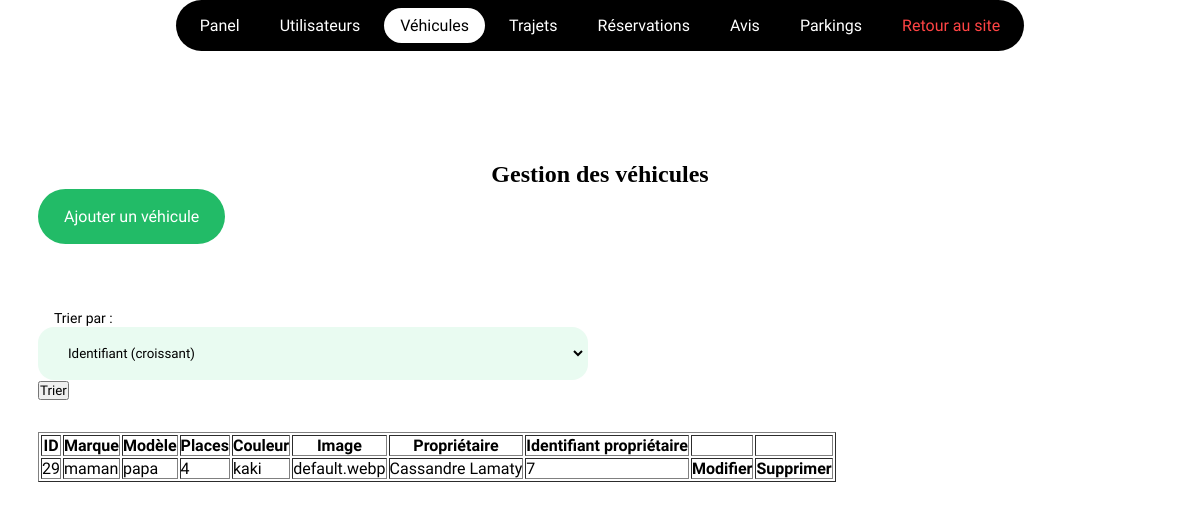
The app's page /admin/vehicles/index.php, older data.
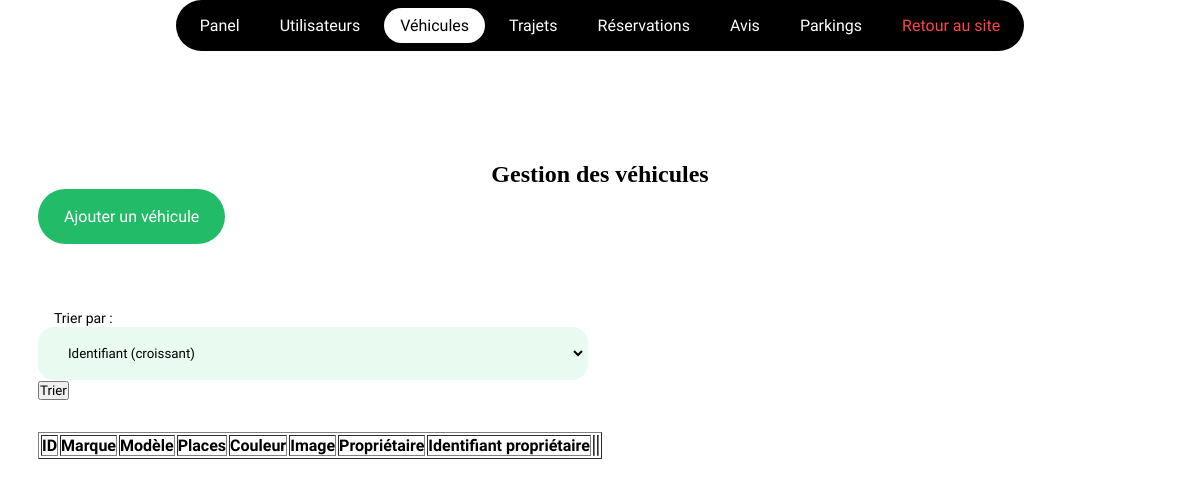
The same page, newer data.
### tables this page shows
CREATE TABLE `vehicles` (
  `id` int(11) NOT NULL AUTO_INCREMENT,
  `brand` varchar(50) DEFAULT NULL,
  `model` varchar(50) DEFAULT NULL,
  `places` tinyint(2) DEFAULT NULL,
  `color` varchar(20) DEFAULT NULL,
  `image` varchar(150) DEFAULT 'default.webp',
  `user_id` int(11) NOT NULL,
  PRIMARY KEY (`id`),
  UNIQUE KEY `user_id` (`user_id`),
  CONSTRAINT `vehicles_ibfk_1` FOREIGN KEY (`user_id`) REFERENCES `users` (`id`)
);

CREATE TABLE `users` (
  `id` int(11) NOT NULL AUTO_INCREMENT,
  `last_name` varchar(50) DEFAULT NULL,
  `first_name` varchar(50) DEFAULT NULL,
  `picture` varchar(150) DEFAULT 'default.png',
  `email` varchar(100) DEFAULT NULL,
  `password` varchar(255) DEFAULT NULL,
  `created_at` timestamp NOT NULL DEFAULT current_timestamp(),
  PRIMARY KEY (`id`)
);

### admin/vehicles/index.php (called while the page is built, shortened)
<?php
require '../../layouts/crud.php';

### views/admin/vehicles/index.php (the view, shortened to what the changed rows need)
<?php
    $bd = dbConnect();
    if($_SERVER['REQUEST_METHOD'] === 'POST') {
        if(isset($_POST['sort_by'])) {
            switch(isset($_POST['sort_by'])) {
                case 'id_asc':
                    $query = $bd->prepare('SELECT vehicles.id AS vehicle_id, vehicles.*, users.* FROM vehicles INNER JOIN users ON vehicles.user_id = users.id ORDER BY id ASC');
                    break;
                case 'id_desc':
                    $query = $bd->prepare('SELECT vehicles.id AS vehicle_id, vehicles.*, users.* FROM vehicles INNER JOIN users ON vehicles.user_id = users.id ORDER BY id DESC');
                    break;
                case 'brand_asc':
                    $query = $bd->prepare('SELECT vehicles.id AS vehicle_id, vehicles.*, users.* FROM vehicles INNER JOIN users ON vehicles.user_id = users.id ORDER BY brand ASC');
                    break;
                case 'brand_desc':
                    $query = $bd->prepare('SELECT vehicles.id AS vehicle_id, vehicles.*, users.* FROM vehicles INNER JOIN users ON vehicles.user_id = users.id ORDER BY brand DESC');
                    break;
                case 'model_asc':
                    $query = $bd->prepare('SELECT vehicles.id AS vehicle_id, vehicles.*, users.* FROM vehicles INNER JOIN users ON vehicles.user_id = users.id ORDER BY model ASC');
                    break;
                case 'model_desc':
                    $query = $bd->prepare('SSELECT vehicles.id AS vehicle_id, vehicles.*, users.* FROM vehicles INNER JOIN users ON vehicles.user_id = users.id ORDER BY model DESC');
                    break;
                case 'seats_asc':
                    $query = $bd->prepare('SELECT vehicles.id AS vehicle_id, vehicles.*, users.* FROM vehicles INNER JOIN users ON vehicles.user_id = users.id ORDER BY places ASC');
                    break;
                case 'seats_desc':
                    $query = $bd->prepare('SSELECT vehicles.id AS vehicle_id, vehicles.*, users.* FROM vehicles INNER JOIN users ON vehicles.user_id = users.id ORDER BY places DESC');
                    break;
                case 'color_asc':
                    $query = $bd->prepare('SELECT vehicles.id AS vehicle_id, vehicles.*, users.* FROM vehicles INNER JOIN users ON vehicles.user_id = users.id ORDER BY color ASC');
                    break;
                case 'color_desc':
                    $query = $bd->prepare('SELECT vehicles.id AS vehicle_id, vehicles.*, users.* FROM vehicles INNER JOIN users ON vehicles.user_id = users.id ORDER BY color DESC');
                    break;
                case 'owner_asc':
                    $query = $bd->prepare('SELECT vehicles.id AS vehicle_id, vehicles.*, users.* FROM vehicles INNER JOIN users ON vehicles.user_id = users.id ORDER BY user_id ASC');
                    break;
                case 'owner_desc':
                    $query = $bd->prepare('SELECT vehicles.id AS vehicle_id, vehicles.*, users.* FROM vehicles INNER JOIN users ON vehicles.user_id = users.id ORDER BY user_id DESC');
                    break;
                default:
                    $query = $bd->prepare('SELECT vehicles.id AS vehicle_id, vehicles.*, users.* FROM vehicles INNER JOIN users ON vehicles.user_id = users.id');
                    break;
            }
        }
    } else {
        $query = $bd->prepare('SELECT vehicles.id AS vehicle_id, vehicles.*, users.* FROM vehicles INNER JOIN users ON vehicles.user_id = users.id');
    }
    $query -> execute();
    $vehicles = $query->fetchAll();
?>
<section class="container">
<h1 class="center">Gestion des véhicules</h1>
<table border>
    <thead>
        <tr>
            <th>ID</th>
            <th>Marque</th>
            <th>Modèle</th>
            <th>Places</th>
            <th>Couleur</th>
            <th>Image</th>
            <th>Propriétaire</th>
            <th>Identifiant propriétaire</th>
            <th></th>
            <th></th>
        </tr>
    </thead>
    <tbody>
        <?php foreach ($vehicles as $vehicle): ?>
            <tr>
                <td><?= $vehicle['vehicle_id'] ?></td>
                <td><?= $vehicle['brand'] ?></td>
                <td><?= $vehicle['model'] ?></td>
                <td><?= $vehicle['places'] ?></td>
                <td><?= $vehicle['color'] ?></td>
                <td><?= $vehicle['image'] ?></td>
                <td><?= $vehicle['first_name'] ?> <?= $vehicle['last_name'] ?></td>
                <td><?= $vehicle['user_id'] ?></td>
                <th><a href="./modifications.php?id=<?= $vehicle['vehicle_id'] ?>">Modifier</a></th>
                <th><a href="delete.php?from=<?= basename($_SERVER['PHP_SELF']) ?>&id=<?= $vehicle['vehicle_id'] ?>">Supprimer</a></th>
            </tr>
        <?php endforeach; ?>
    </tbody>
</table>
</section>

Row changes from the older to the newer data that the page shows:
removed vehicles: id "29", brand "maman", model "papa", places "4", color "kaki", image "default.webp", user.first_name "Cassandre", user.last_name "Lamaty", user "7"
